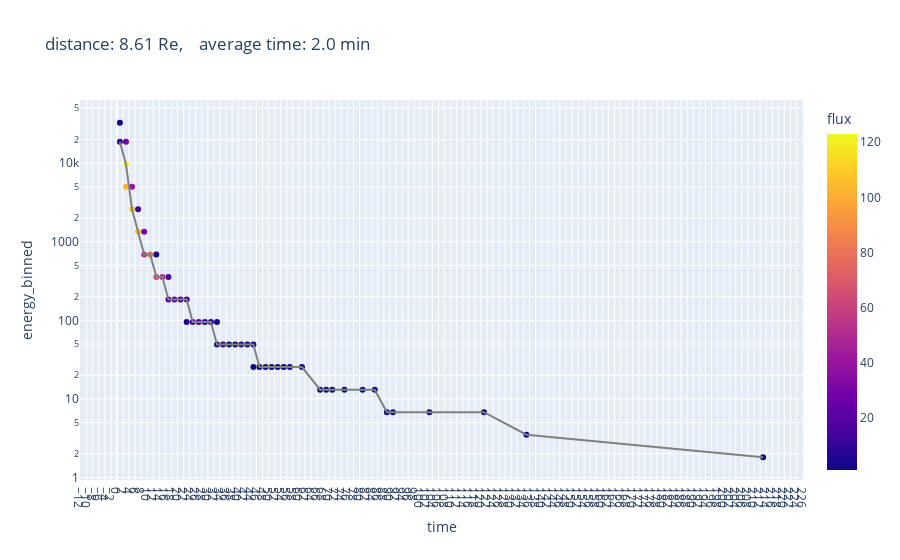

Write notebook code for a chart like this one.
### Code cell
target_distances = [8.61]
avg_time = settings_avg_time

for target_distance in target_distances:
    energy_spectra = mms_enspectra_simulation_functions.calculate_energy_spectra(result, target_distance, avg_time)
    beam = mms_enspectra_simulation_functions.identify_beam(energy_spectra)
    fig = px.scatter(energy_spectra, x="time", y="energy_binned", color = 'flux', log_y=True
                     , title = 'distance: ' + str(target_distance) + ' Re, ' 
                     + '   average time: ' + str(avg_time) + ' min')

    reference_line = go.Scatter(x = list(beam['time']), y = list(beam['energy_binned'])
                    , mode = "lines", line = go.scatter.Line(color="gray"), showlegend=False)

    fig.add_trace(reference_line)

    fig.update_xaxes(dtick=avg_time)
    fig.show()

### Figure 1 — Plotly figure (JSON) as saved in the notebook; plotly's stock layout.template omitted (floating-point values rounded to 4 significant figures)
{"data": [{"hovertemplate": "time=%{x}<br>energy_binned=%{y}<br>flux=%{marker.color}<extra></extra>", "legendgroup": "", "marker": {"color": [9, 1, 102, 123, 30, 110, 41, 108, 12, 52, 30, 80, 64, 2, 52, 17, 15, 20, 16, 4, 11, 15, 15, 8, 7, 3, 3, 10, 1, 1, 5, 3, 1, 2, 1, 4, 1, 2, 1, 3, 1, 1, 2, 1, 1, 1, 1, 1, 1, 1, 1, 1, 1], "coloraxis": "coloraxis", "symbol": "circle"}, "mode": "markers", "name": "", "orientation": "v", "showlegend": false, "type": "scatter", "x": [1, 1, 3, 3, 3, 5, 5, 7, 7, 9, 9, 11, 13, 13, 15, 17, 17, 19, 21, 23, 23, 25, 27, 29, 31, 33, 33, 35, 37, 39, 41, 43, 45, 45, 47, 49, 51, 53, 55, 57, 61, 67, 69, 71, 75, 81, 85, 89, 91, 103, 121, 135, 213], "xaxis": "x", "y": [18800.0, 32740.0, 5015.0, 9710.0, 18800.0, 2590.0, 5015.0, 1338.0, 2590.0, 691.1, 1338.0, 691.1, 357.0, 691.1, 357.0, 184.4, 357.0, 184.4, 184.4, 95.24, 184.4, 95.24, 95.24, 95.24, 95.24, 49.2, 95.24, 49.2, 49.2, 49.2, 49.2, 49.2, 25.41, 49.2, 25.41, 25.41, 25.41, 25.41, 25.41, 25.41, 25.41, 13.12, 13.12, 13.12, 13.12, 13.12, 13.12, 6.77, 6.77, 6.77, 6.77, 3.51, 1.81], "yaxis": "y"}, {"line": {"color": "gray"}, "mode": "lines", "showlegend": false, "type": "scatter", "x": [1, 3, 5, 7, 9, 11, 13, 15, 17, 19, 21, 23, 25, 27, 29, 31, 33, 35, 37, 39, 41, 43, 45, 47, 49, 51, 53, 55, 57, 61, 67, 69, 71, 75, 81, 85, 89, 91, 103, 121, 135, 213], "y": [18800.0, 9710.0, 2590.0, 1338.0, 691.1, 691.1, 357.0, 357.0, 184.4, 184.4, 184.4, 184.4, 95.24, 95.24, 95.24, 95.24, 49.2, 49.2, 49.2, 49.2, 49.2, 49.2, 49.2, 25.41, 25.41, 25.41, 25.41, 25.41, 25.41, 25.41, 13.12, 13.12, 13.12, 13.12, 13.12, 13.12, 6.77, 6.77, 6.77, 6.77, 3.51, 1.81]}], "layout": {"coloraxis": {"colorbar": {"title": {"text": "flux"}}, "colorscale": [[0, "#0d0887"], [0.1111, "#46039f"], [0.2222, "#7201a8"], [0.3333, "#9c179e"], [0.4444, "#bd3786"], [0.5556, "#d8576b"], [0.6667, "#ed7953"], [0.7778, "#fb9f3a"], [0.8889, "#fdca26"], [1, "#f0f921"]]}, "legend": {"tracegroupgap": 0}, "title": {"text": "distance: 8.61 Re,    average time: 2.0 min"}, "xaxis": {"anchor": "y", "domain": [0, 1], "dtick": 2, "title": {"text": "time"}}, "yaxis": {"anchor": "x", "domain": [0, 1], "title": {"text": "energy_binned"}, "type": "log"}}}
